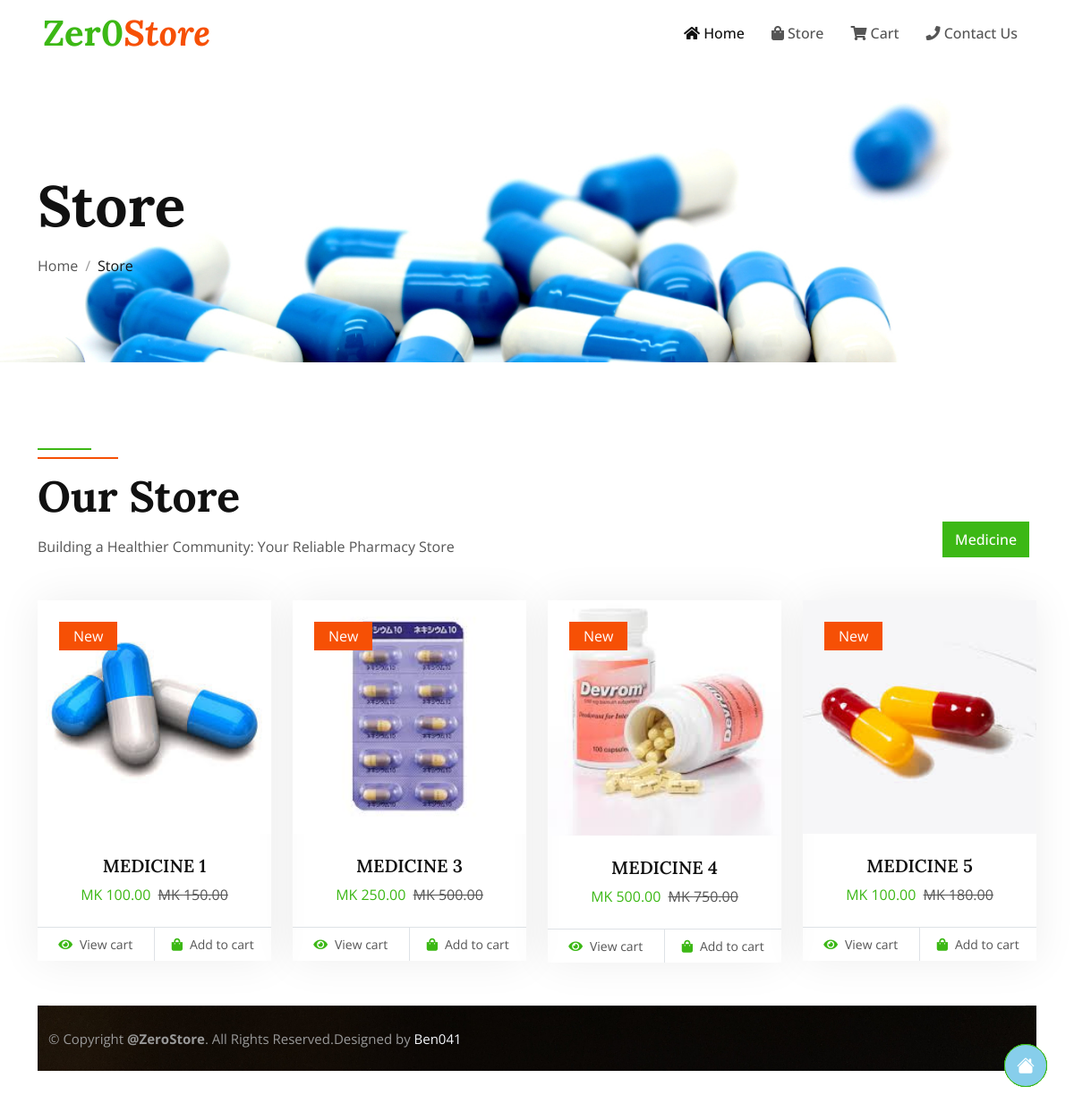
/product, run on the app's committed database.
### core/models.py (models this page shows, shortened)
class Products(models.Model):
    name = models.CharField(max_length=100)
    image = models.ImageField(upload_to='images')
    old_price = models.DecimalField(max_digits=10, decimal_places=2, default=0)
    new_price = models.DecimalField(max_digits=10, decimal_places=2, default=100)
    description = models.TextField(max_length=400)

### core/views.py (the view)
# urls.py: path("product", views.product, name="product-page"),
def product(request):
    product = Products.objects.all()
    context = {
        'product': product
    }
    return render(request, 'product.html', context)

### core/templates/product.html (shortened to what this page needs)
{% extends 'base.html' %}
{% load static %}
{% block content %}
    <div class="container-fluid page-header mb-5 wow fadeIn" data-wow-delay="0.1s" style="background-image: url('{% static 'img/image1.jpg' %}'); background-repeat: no-repeat; background-size: cover;">
        <div class="container">
            <h1 class="display-3 mb-3 animated slideInDown">Store</h1>
            <nav aria-label="breadcrumb animated slideInDown">
                <ol class="breadcrumb mb-0">
                    <li class="breadcrumb-item"><a class="text-body" href="#">Home</a></li>
                    <li class="breadcrumb-item text-dark active" aria-current="page">Store</li>
                </ol>
            </nav>
        </div>
    </div>
    <div class="container-xxl py-5" id="product">
        <div class="container">
            <div class="row g-0 gx-5 align-items-end">
                <div class="col-lg-6">
                    <div class="section-header text-start mb-5 wow fadeInUp" data-wow-delay="0.1s" style="max-width: 500px;">
                        <h1 class="display-5 mb-3">Our Store</h1>
                        <p>Building a Healthier Community: Your Reliable Pharmacy Store</p>
                    </div>
                </div>
                <div class="col-lg-6 text-start text-lg-end wow slideInRight" data-wow-delay="0.1s">
                    <ul class="nav nav-pills d-inline-flex justify-content-end mb-5">
                        <li class="nav-item me-2">
                            <a class="btn btn-outline-primary border-2 active" data-bs-toggle="pill" href="#tab-1">Medicine</a>
                        </li>
                    </ul>
                </div>
            </div>
            <div class="tab-content">
                <div id="tab-1" class="tab-pane fade show p-0 active" id="product">
                    <div class="row g-4">
                        {% for product in product %}
                        <div class="col-xl-3 col-lg-4 col-md-6 wow fadeInUp" data-wow-delay="0.1s">
                            <div class="product-item">
                                <div class="position-relative bg-light overflow-hidden">
                                    <img class="img-fluid w-100" src="{{ product.image.url }}" alt="">
                                    <div class="bg-secondary rounded text-white position-absolute start-0 top-0 m-4 py-1 px-3">New</div>
                                </div>
                                <div class="text-center p-4">
                                    <a class="d-block h5 mb-2" href="">{{ product.name }}</a>
                                    <span class="text-primary me-1">MK {{ product.new_price}}</span>
                                    <span class="text-body text-decoration-line-through">MK {{ product.old_price}}</span>
                                </div>
                                <div class="d-flex border-top">
                                    <small class="w-50 text-center border-end py-2">
                                        <a class="text-body" href="{% url 'cart-page' %}"><i class="fa fa-eye text-primary me-2"></i>View cart</a>
                                    </small>
                                    <small class="w-50 text-center py-2">
                                        <a class="text-body" onclick="addToCart('{{ product.name|escapejs }}', {{ product.new_price }})"><i class="fa fa-shopping-bag text-primary me-2"></i>Add to cart</a>
                                    </small>
                                </div>
                            </div>
                        </div>
                        {% endfor %}
                    </div>
                </div>
    <div id="notification-container" class="position-fixed bottom-0 start-50 translate-middle-x p-3" style="z-index: 1000;">
    </div>
    <br>
    <br>
    <a href="#" class="btn btn-lg btn-primary btn-lg-square rounded-circle back-to-top"></a><a href="#" class="btn btn-lg btn-primary btn-lg-square rounded-circle back-to-top" style="background-color: skyblue;"></a>
    {% endblock %}

### static/css/style.css (style rules this page uses)
:root { --primary: #3CB815; --secondary: #F65005; --light: #F7F8FC; --dark: #111111; }
.back-to-top { position: fixed; display: none; right: 30px; bottom: 30px; z-index: 99; }
.btn { font-weight: 500; transition: .5s; }
.btn.btn-primary, .btn.btn-secondary, .btn.btn-outline-primary:hover, .btn.btn-outline-secondary:hover { color: #FFFFFF; }
.btn-lg-square { width: 48px; height: 48px; }
.btn-square, .btn-sm-square, .btn-lg-square { padding: 0; display: flex; align-items: center; justify-content: center; font-weight: normal; }
.page-header { padding-top: 12rem; padding-bottom: 6rem; background: url(../img/carousel-1.jpg) top right no-repeat; background-size: cover; }
.breadcrumb-item+.breadcrumb-item::before { color: #999999; }
.section-header { position: relative; padding-top: 25px; }
.section-header::before { position: absolute; content: ""; width: 60px; height: 2px; top: 0; left: 50%; transform: translateX(-50%); background: var(--primary); }
.section-header::after { position: absolute; content: ""; width: 90px; height: 2px; top: 10px; left: 50%; transform: translateX(-50%); background: var(--secondary); }
.section-header.text-start::before, .section-header.text-start::after { left: 0; transform: translateX(0); }
.nav-pills .nav-item .btn { color: var(--dark); }
.nav-pills .nav-item .btn:hover, .nav-pills .nav-item .btn.active { color: #FFFFFF; }
.product-item { box-shadow: 0 0 45px rgba(0, 0, 0, .07); }
.product-item img { transition: .5s; }

### data on the page
Products: image (picture), name "MEDICINE 1", new_price "100.00", old_price "150.00"
Products: image (picture), name "MEDICINE 3", new_price "250.00", old_price "500.00"
Products: image (picture), name "MEDICINE 4", new_price "500.00", old_price "750.00"
Products: image (picture), name "MEDICINE 5", new_price "100.00", old_price "180.00"
